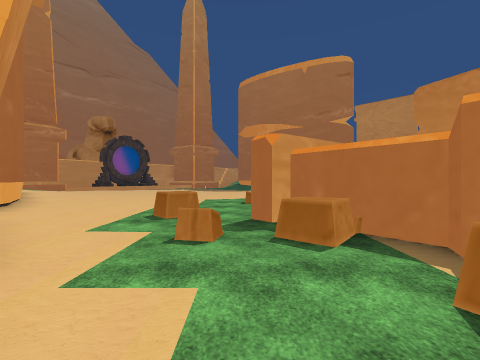
view 1 (above)

19 first-person views from a walk through a scene from a Unity 3-D project. The camera is 1.5 m above the floor, looks level and sees 85° across. The floor is counted in squares, 2 m on a side. Each view is taken from the middle of a square. On the plan, view 1 faces up. The plan holds only what a view shows up to about 9 squares ahead; the rest is blank. The place goes on beyond the plan. Some animated figures are left out. Some surface patterns are stand-ins.

view 2
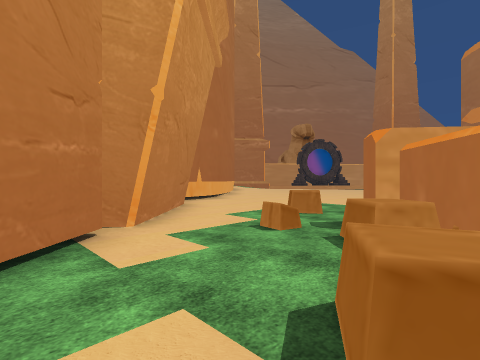

view 3
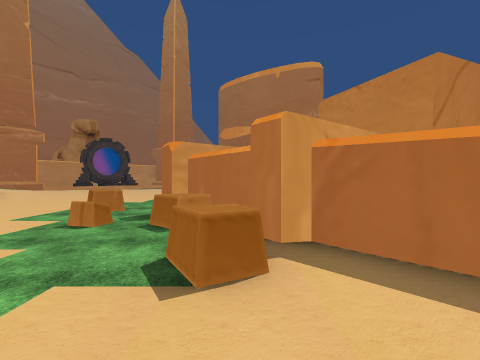

view 4
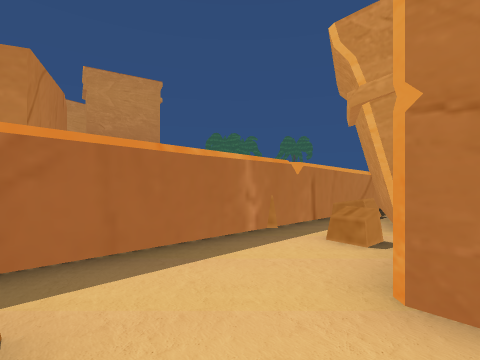

view 5
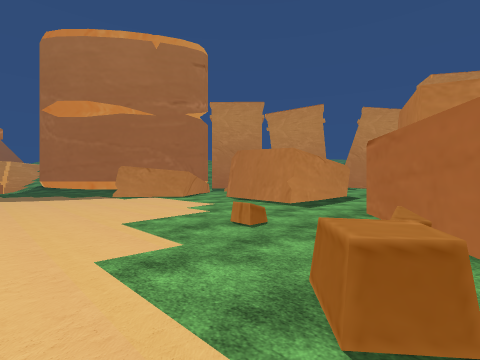

view 6
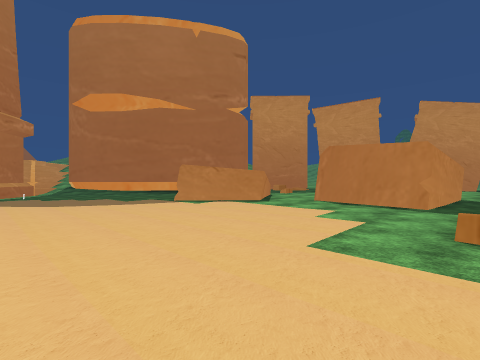

view 7
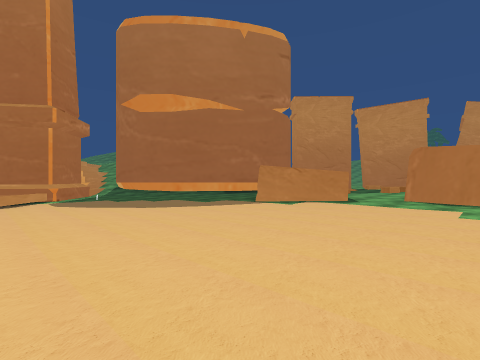

view 8
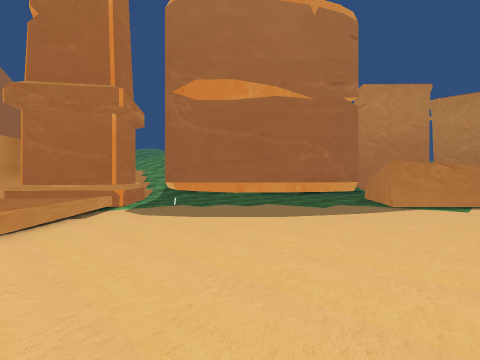

view 9
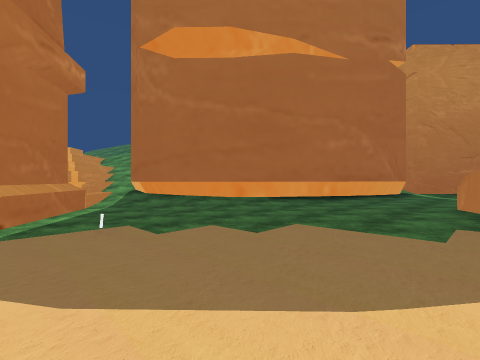

view 10
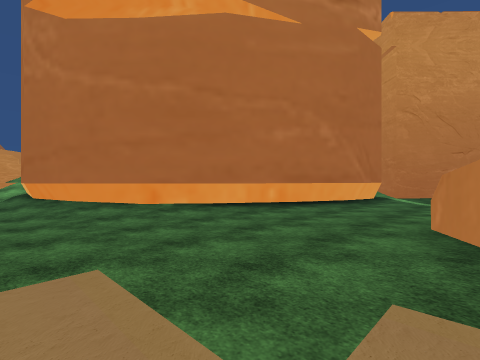

view 11
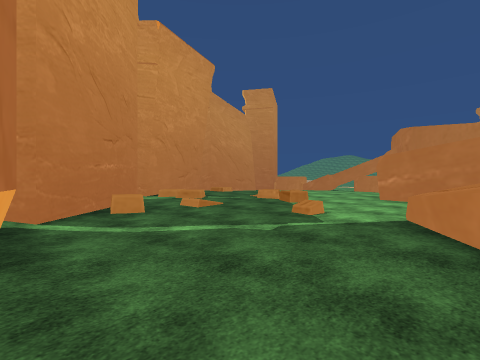

view 12
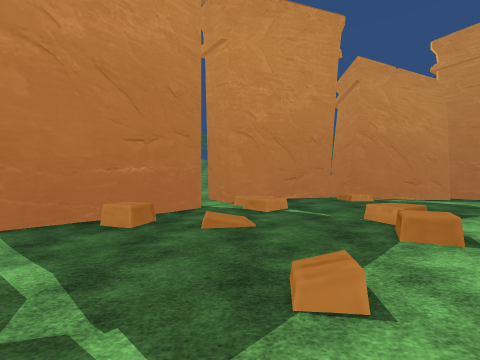

view 13
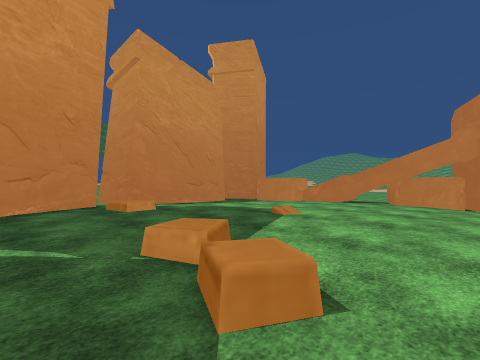

view 14
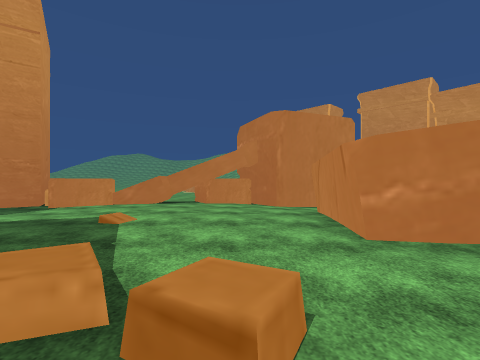

view 15
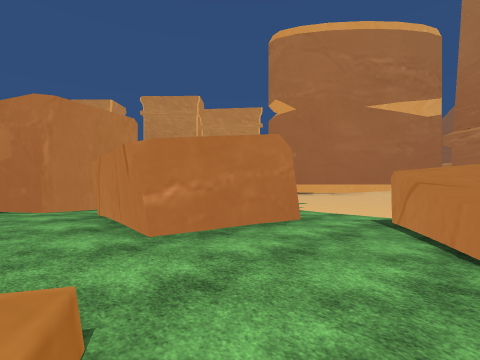

view 16
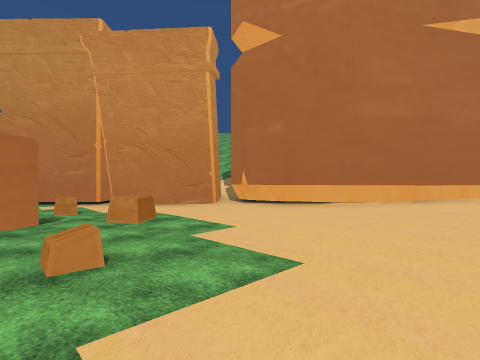

view 17
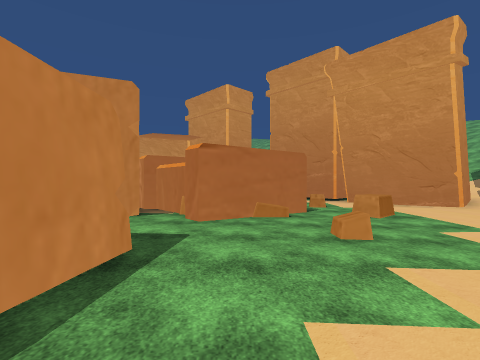

view 18
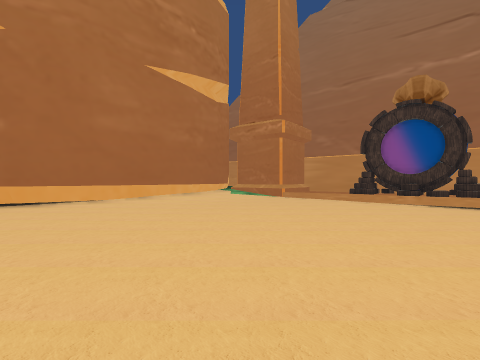

view 19
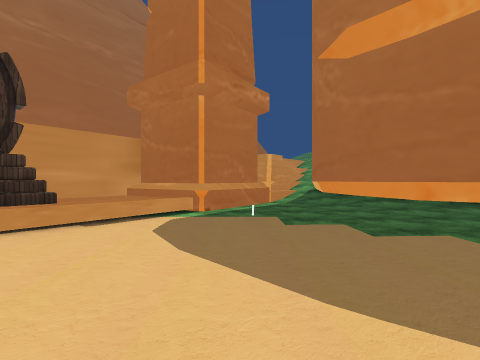

### Floor plan
Key: @ floor where view 1 was taken; # wall or solid block; x gap in a wall; . main floor; : floor 0.25 m higher than the main floor; + floor 0.5 m higher than the main floor; * floor 0.75 m higher than the main floor; / step, stairs or slope; = window, fence, low wall or low ledge; ^ raised ledge; O other object.
Columns run from 7 left of view 1 to 15 right of it. Each row starts with its distance up from view 1.
 25     #^/##
 24 /####../##
 23 #####...:##
 22 #+==.....:###
 21 #==.O......:###
 20 #=..........::###
 19 =.........::::::##
 18 ........::::::::^##
 17 ........:##^:::+++###
 16 .......:## ^++++++/##
 15 .......::#^^^+++++/+#
 14 :......::##++++=+++*#
 13 :......:::+++++++++//+
 12 :......:::+OOO+++++++##
 11 ::.....:::+O O+++/+++#
 10 ::.....:::+O O+++/+++#
  9 +::.....::OOOO+++++++#
  8 #::......:::+++++++OO##
  7 ##:......:#::OO+O#^OO##
  6  #:...=./##OO OOO+  OO#
  5  ##..==x####O  O
  4   ##....#####OO
  3   ###.=.^# #
  2     ##...###
  1     ##...^.##
  0      ##@....#
 -1          .#=##
 -2          ######
 -3              ###
 -4                #

Positions as (right, up) in squares from view 1, and headings:
1: (0, 0), facing up
2: (2, 0), facing up-left
3: (2, -1), facing up
4: (1, 0), facing right
5: (-3, 5), facing up-right
6: (-4, 8), facing up-right
7: (-6, 10), facing up-right
8: (-7, 14), facing up-right
9: (-4, 17), facing up-right
10: (-1, 17), facing up-right
11: (4, 20), facing down-right
12: (5, 16), facing right
13: (7, 15), facing down-right
14: (8, 15), facing down
15: (8, 15), facing down-left
16: (1, 11), facing down-left
17: (2, 12), facing down
18: (2, 13), facing left
19: (-3, 16), facing up
